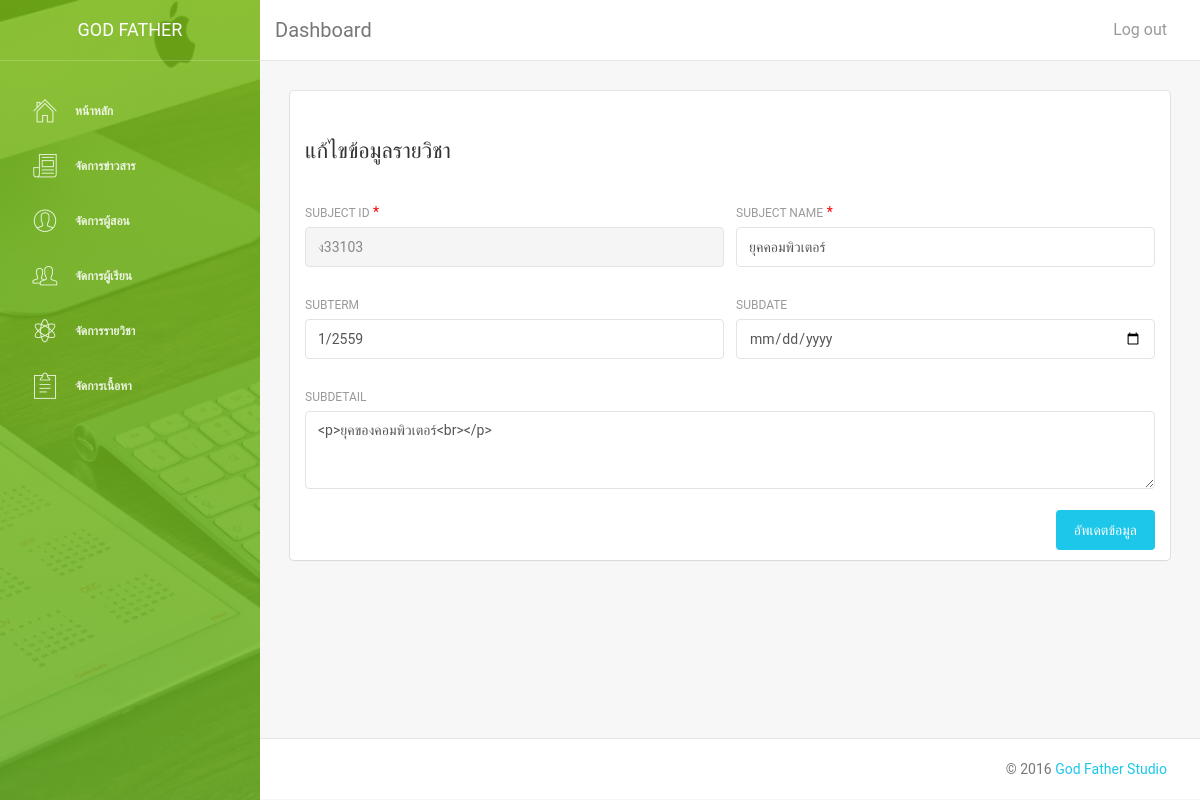
Screenshot of /admin/editsubject.php?subid=ง33103 with the database file from the repository.
### tables this page shows
CREATE TABLE `subject` (
  `subid` varchar(8) NOT NULL,
  `subname` varchar(50) NOT NULL,
  `subdetail` text NOT NULL,
  `tname` varchar(50) NOT NULL,
  `subterm` varchar(10) NOT NULL,
  `subdate` varchar(15) NOT NULL
);

### admin/editsubject.php (the view, shortened to what this page needs)
<?php
include("connectdb.php");
$subid=$_GET['subid'];
$mysql = "select * from subject where subid='$subid'";
$result = mysqli_query($link,$mysql);
$mydata = mysqli_fetch_array($result,MYSQLI_ASSOC);
?>
    <!doctype html>
    <html lang="en">
    <head>
        <?php
    include("include/head.php");
    ?>
    </head>
    <body>
        <div class="wrapper">
            <?php
    include("include/sidebar.php");
    ?>
                <div class="main-panel">
                    <?php
    include("include/nav.php");
    ?>
                        <div class="content">
                            <div class="container-fluid">
                                <div class="row">
                                    <div class="col-sm-12">
                                        <div class="card">
                                            <div class="header">
                                                <h4>แก้ไขข้อมูลรายวิชา</h4>
                                            </div>
                                            <div class="content">
                                                <form method="post" action="updatesubject.php">
                                                <div class="row">
                                                    <div class="col-md-6">
                                                        <div class="form-group">
                                                            <label>Subject ID</label>
                                                            <font color="#FF0000">*</font>
                                                            <input type="text" class="form-control" name="subid" value="<?php echo $mydata['subid']?>" disabled>
                                                        </div>
                                                    </div>
                                                    <div class="col-md-6">
                                                        <div class="form-group">
                                                            <label>Subject name</label>
                                                            <font color="#FF0000">*</font>
                                                            <input type="text" class="form-control" name="subname" value="<?php echo $mydata['subname']?>">
                                                        </div>
                                                    </div>
                                                </div>
                                                <div class="row">
                                                    <div class="col-md-6">
                                                        <div class="form-group">
                                                            <label>subterm</label>
                                                            <input type="text" class="form-control" name="subterm" value="<?php echo $mydata['subterm']?>">
                                                        </div>
                                                    </div>
                                                    <div class="col-md-6">
                                                        <div class="form-group">
                                                            <label>subdate</label>
                                                            <input type="date" class="form-control" name="subdate" value="<?php echo $mydata['subdate']?>">
                                                        </div>
                                                    </div>
                                                </div>
                                                <div class="row">
                                                    <div class="col-md-12">
                                                        <div class="form-group">
                                                            <label>Subdetail</label>
                                                            <textarea rows="3" class="form-control" name="subdetail" id="mytextarea"><?php echo $mydata['subdetail']?></textarea>
                                                        </div>
                                                    </div>
                                                </div>
                                                <button  name="button" value="update" class="btn btn-info btn-fill pull-right">อัพเดตข้อมูล</button>
                                                <div class="clearfix"></div>
                                                </form>
                                            </div>
                                        </div>
                                    </div>
                                </div>
                            </div>
                        </div>
                        <?php
    include("include/foodter.php");
    ?>
                </div>
        </div>
    </body>
    </html>

### rows the page displays
subject: subid "ง33103", subname "ยุคคอมพิวเตอร์", subterm "1/2559", subdetail "<p>ยุคของคอมพิวเตอร์<br></p>"
